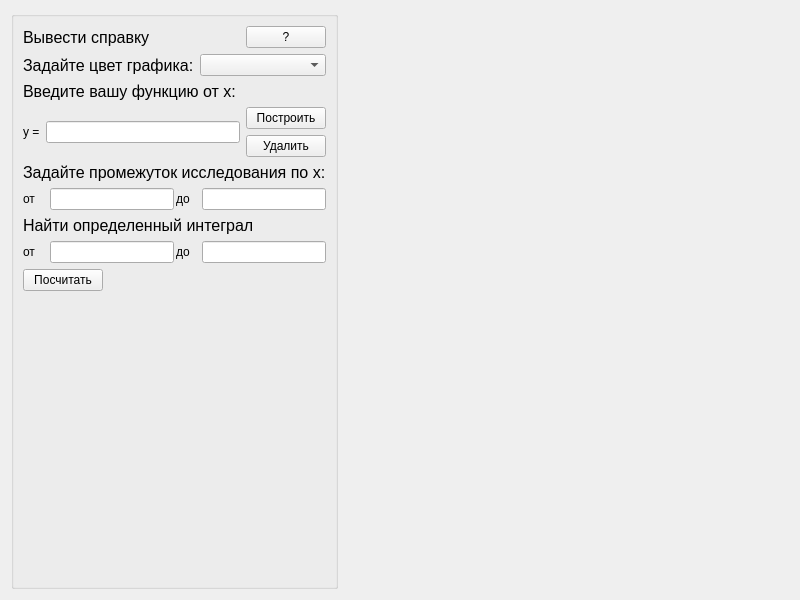
<?xml version="1.0" encoding="UTF-8"?>
<ui version="4.0">
 <class>Widget</class>
 <widget class="QWidget" name="Widget">
  <property name="geometry">
   <rect>
    <x>0</x>
    <y>0</y>
    <width>800</width>
    <height>600</height>
   </rect>
  </property>
  <property name="windowTitle">
   <string>Widget</string>
  </property>
  <layout class="QHBoxLayout" name="horizontalLayout">
   <item>
    <widget class="QGroupBox" name="funcList">
     <property name="sizePolicy">
      <sizepolicy hsizetype="Fixed" vsizetype="Preferred">
       <horstretch>200</horstretch>
       <verstretch>0</verstretch>
      </sizepolicy>
     </property>
     <property name="baseSize">
      <size>
       <width>0</width>
       <height>0</height>
      </size>
     </property>
     <property name="title">
      <string/>
     </property>
     <layout class="QVBoxLayout" name="verticalLayout_3">
      <item>
       <layout class="QHBoxLayout" name="horizontalLayout_2">
        <item>
         <widget class="QLabel" name="label_2">
          <property name="font">
           <font>
            <pointsize>12</pointsize>
           </font>
          </property>
          <property name="text">
           <string>Вывести справку</string>
          </property>
         </widget>
        </item>
        <item>
         <spacer name="horizontalSpacer">
          <property name="orientation">
           <enum>Qt::Horizontal</enum>
          </property>
          <property name="sizeHint" stdset="0">
           <size>
            <width>40</width>
            <height>20</height>
           </size>
          </property>
         </spacer>
        </item>
        <item>
         <widget class="QPushButton" name="pushButton_2">
          <property name="text">
           <string>?</string>
          </property>
         </widget>
        </item>
       </layout>
      </item>
      <item>
       <layout class="QHBoxLayout" name="horizontalLayout_4">
        <item>
         <widget class="QLabel" name="label_4">
          <property name="font">
           <font>
            <pointsize>12</pointsize>
           </font>
          </property>
          <property name="text">
           <string>Задайте цвет графика:</string>
          </property>
         </widget>
        </item>
        <item>
         <widget class="QComboBox" name="comboBox"/>
        </item>
       </layout>
      </item>
      <item>
       <widget class="QLabel" name="label_3">
        <property name="font">
         <font>
          <pointsize>12</pointsize>
         </font>
        </property>
        <property name="text">
         <string>Введите вашу функцию от x:</string>
        </property>
        <property name="margin">
         <number>10</number>
        </property>
       </widget>
      </item>
      <item>
       <layout class="QHBoxLayout" name="horizontalLayout_3">
        <item>
         <widget class="QLabel" name="label">
          <property name="text">
           <string>y =</string>
          </property>
         </widget>
        </item>
        <item>
         <widget class="QLineEdit" name="lineEdit"/>
        </item>
        <item>
         <layout class="QVBoxLayout" name="verticalLayout_2">
          <item>
           <widget class="QPushButton" name="pushButton">
            <property name="font">
             <font>
              <pointsize>9</pointsize>
             </font>
            </property>
            <property name="text">
             <string>Построить</string>
            </property>
           </widget>
          </item>
          <item>
           <widget class="QPushButton" name="deleteBut">
            <property name="text">
             <string>Удалить</string>
            </property>
           </widget>
          </item>
         </layout>
        </item>
       </layout>
      </item>
      <item>
       <widget class="QLabel" name="label_5">
        <property name="font">
         <font>
          <pointsize>12</pointsize>
         </font>
        </property>
        <property name="text">
         <string>Задайте промежуток исследования по x:</string>
        </property>
       </widget>
      </item>
      <item>
       <layout class="QHBoxLayout" name="horizontalLayout_5" stretch="1,5,1,5">
        <property name="spacing">
         <number>2</number>
        </property>
        <item>
         <widget class="QLabel" name="label_6">
          <property name="text">
           <string>от</string>
          </property>
         </widget>
        </item>
        <item>
         <widget class="QLineEdit" name="lineEdit_2">
          <property name="sizePolicy">
           <sizepolicy hsizetype="Expanding" vsizetype="Fixed">
            <horstretch>0</horstretch>
            <verstretch>0</verstretch>
           </sizepolicy>
          </property>
          <property name="minimumSize">
           <size>
            <width>70</width>
            <height>0</height>
           </size>
          </property>
         </widget>
        </item>
        <item>
         <widget class="QLabel" name="label_7">
          <property name="text">
           <string>до</string>
          </property>
         </widget>
        </item>
        <item>
         <widget class="QLineEdit" name="lineEdit_3">
          <property name="minimumSize">
           <size>
            <width>70</width>
            <height>0</height>
           </size>
          </property>
         </widget>
        </item>
       </layout>
      </item>
      <item>
       <widget class="QLabel" name="findIntLabel">
        <property name="font">
         <font>
          <pointsize>12</pointsize>
         </font>
        </property>
        <property name="text">
         <string>Найти определенный интеграл</string>
        </property>
       </widget>
      </item>
      <item>
       <layout class="QHBoxLayout" name="horizontalLayout_6" stretch="1,5,1,5">
        <property name="spacing">
         <number>2</number>
        </property>
        <item>
         <widget class="QLabel" name="fromLabel">
          <property name="text">
           <string>от</string>
          </property>
         </widget>
        </item>
        <item>
         <widget class="QLineEdit" name="integral_a"/>
        </item>
        <item>
         <widget class="QLabel" name="toLabel">
          <property name="text">
           <string>до</string>
          </property>
         </widget>
        </item>
        <item>
         <widget class="QLineEdit" name="integral_b"/>
        </item>
       </layout>
      </item>
      <item>
       <layout class="QHBoxLayout" name="horizontalLayout_7">
        <item>
         <widget class="QPushButton" name="integralBut">
          <property name="text">
           <string>Посчитать</string>
          </property>
         </widget>
        </item>
        <item>
         <spacer name="horizontalSpacer_2">
          <property name="orientation">
           <enum>Qt::Horizontal</enum>
          </property>
          <property name="sizeHint" stdset="0">
           <size>
            <width>40</width>
            <height>20</height>
           </size>
          </property>
         </spacer>
        </item>
        <item>
         <widget class="QLabel" name="integralLabel">
          <property name="minimumSize">
           <size>
            <width>160</width>
            <height>0</height>
           </size>
          </property>
          <property name="text">
           <string/>
          </property>
         </widget>
        </item>
       </layout>
      </item>
      <item>
       <spacer name="verticalSpacer">
        <property name="orientation">
         <enum>Qt::Vertical</enum>
        </property>
        <property name="sizeHint" stdset="0">
         <size>
          <width>20</width>
          <height>40</height>
         </size>
        </property>
       </spacer>
      </item>
     </layout>
    </widget>
   </item>
   <item>
    <widget class="QCustomPlot" name="canva" native="true"/>
   </item>
  </layout>
 </widget>
 <customwidgets>
  <customwidget>
   <class>QCustomPlot</class>
   <extends>QWidget</extends>
   <header>qcustomplot.h</header>
   <container>1</container>
  </customwidget>
 </customwidgets>
 <resources/>
 <connections/>
</ui>
